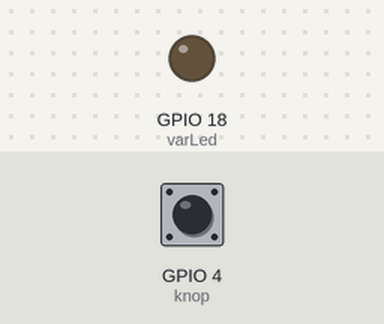
Recording of a program running on a simulated Raspberry Pi (BCM pin numbers). Shown: output pins drawn as LEDs (lit = HIGH). Dashed ring = blinking. The inputs (shaded band) are chosen by the test bench; at power-on: GPIO 4 (knop) LOW.

Above: at 1.2 s.
1.3 s: GPIO 4 (knop) pulled HIGH for 3.2 s
At 3.1 s:
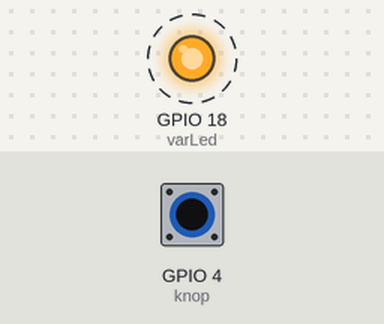
6.8 s: GPIO 4 (knop) pulled HIGH for 0.15 s
At 8.8 s:
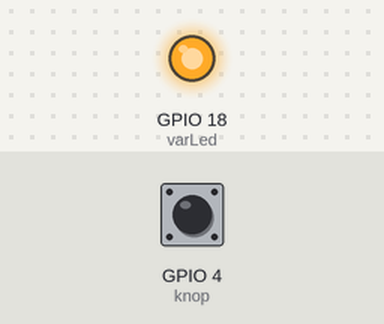
9.3 s: GPIO 4 (knop) pulled HIGH for 1 s
At 10.7 s:
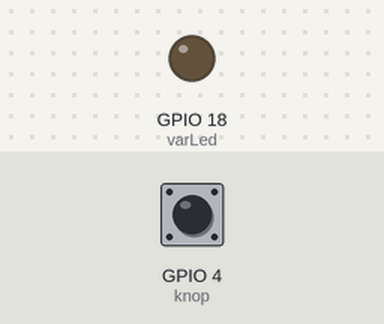
Timing chart, 0 to 12.3 s (numbered marks = the images above; inputs shaded):
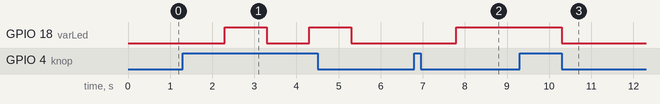

Measured:
- after the input at 1.3 s, GPIO 18 (varLed): alternates HIGH for 1.0 s and LOW for 1.0 s, starting after 1.0 s
- after the input at 6.8 s, GPIO 18 (varLed): LOW → HIGH after 1.0 s
- after the input at 9.3 s, GPIO 18 (varLed): HIGH → LOW after 1.0 s

The program:

toggle_button.py
```python
import gpiozero as io
from time import sleep
from gpiozero import LED

varLed = LED(18)
knop = io.Button(4, pull_up=False)
press_counter = 0
while True:
    if knop.is_pressed:
        press_counter += 1
        sleep(1)
    if press_counter % 2 == 0:
        varLed.off()
    else:
        varLed.on()
```
